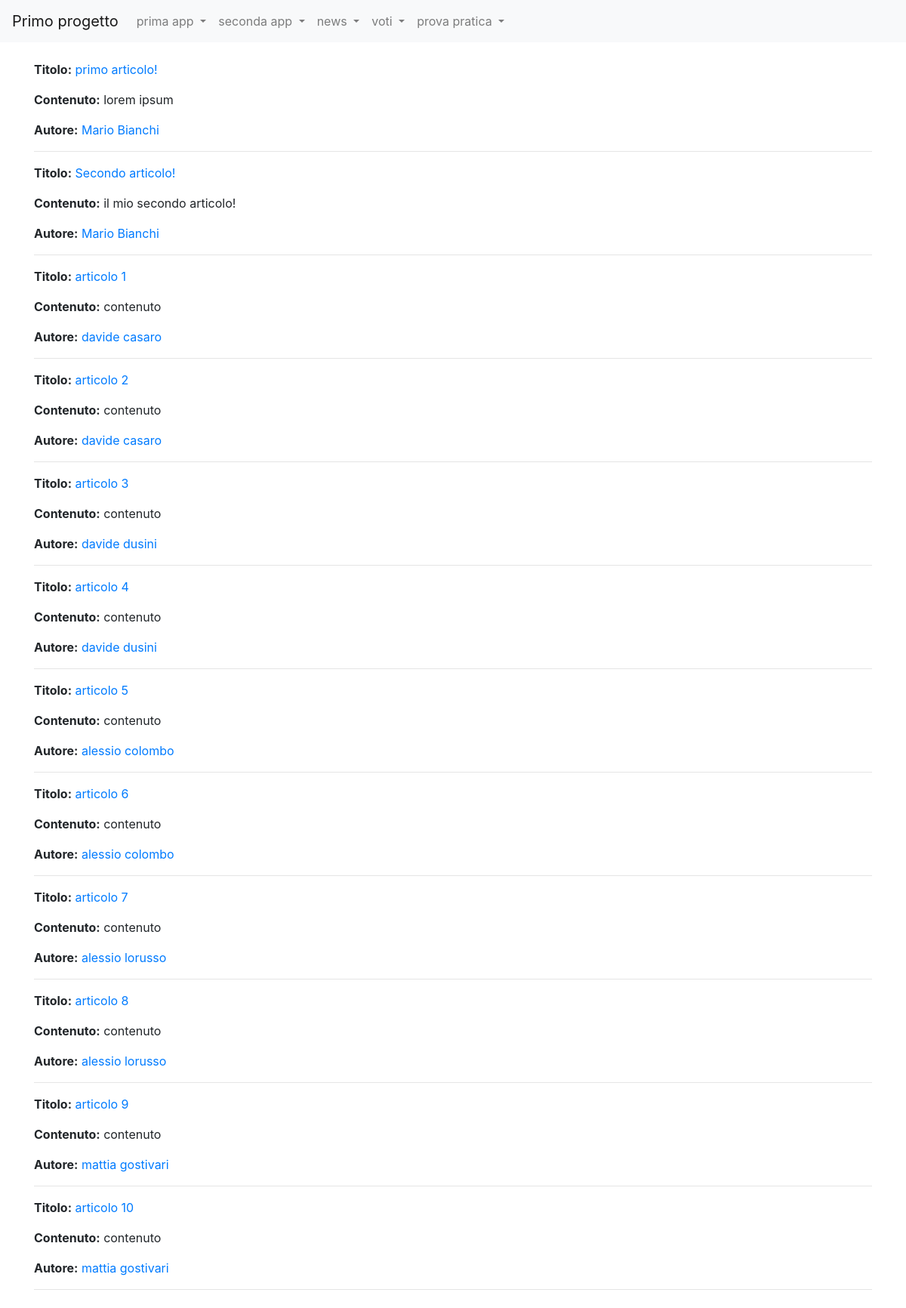
/news/lista_articoli/, run on the app's committed database.
### news/models.py (models this page shows, shortened)
class Articolo(models.Model):
    titolo=models.CharField(max_length=100)
    contenuto=models.TextField()
    giornalista=models.ForeignKey(Giornalista, on_delete=models.CASCADE, related_name="articoli")
    data=models.DateField(auto_now=True,blank=True)
    visualizzazioni=models.IntegerField(default=0,blank=True)
    class Meta:
        verbose_name="Articolo"
        verbose_name_plural="Articoli"

class Giornalista(models.Model):
    nome=models.CharField(max_length=20)
    cognome=models.CharField(max_length=20)
    anno_di_nascita=models.DateField(blank=True)
    def __str__(self):
        return self.nome+" "+self.cognome
    class Meta:
        verbose_name="Giornalista"
        verbose_name_plural="Giornalisti"

### news/views.py (the view)
# urls.py: path("lista_articoli/",listaArticoli,name="lista_articoli"),
def listaArticoli(request, pk=None):
    if(pk==None):
        articoli=Articolo.objects.all()
    else:
        articoli=Articolo.objects.filter(giornalista_id=pk)
    context={
        'articoli': articoli,
    }
    return render(request,'lista_articoli.html',context)

### news/templates/lista_articoli.html (shortened to what this page needs)
{%extends 'base.html'%}
{%block content%}
    {% for articolo in articoli %}
        <p><strong>Titolo:</strong>
            <a href="/news/articoli/{{articolo.id}}">{{articolo.titolo}}</a>
        </p>
        <p><strong>Contenuto:</strong>
            {{ articolo.contenuto }}
        </p>
        <p><strong>Autore:</strong>
            <a href={% url 'news:giornalisti_detail' articolo.giornalista.id %}>{{articolo.giornalista}}</a>
        </p>
        <hr>
    {% endfor %}
{%endblock content%}

### data on the page
Articolo: titolo "primo articolo!", contenuto "lorem ipsum", giornalista "Mario Bianchi"
Articolo: titolo "Secondo articolo!", contenuto "il mio secondo articolo!", giornalista "Mario Bianchi"
Articolo: titolo "articolo 1", contenuto "contenuto", giornalista "davide casaro"
Articolo: titolo "articolo 2", contenuto "contenuto", giornalista "davide casaro"
Articolo: titolo "articolo 3", contenuto "contenuto", giornalista "davide dusini"
Articolo: titolo "articolo 4", contenuto "contenuto", giornalista "davide dusini"
Articolo: titolo "articolo 5", contenuto "contenuto", giornalista "alessio colombo"
Articolo: titolo "articolo 6", contenuto "contenuto", giornalista "alessio colombo"
Articolo: titolo "articolo 7", contenuto "contenuto", giornalista "alessio lorusso"
Articolo: titolo "articolo 8", contenuto "contenuto", giornalista "alessio lorusso"
Articolo: titolo "articolo 9", contenuto "contenuto", giornalista "mattia gostivari"
Articolo: titolo "articolo 10", contenuto "contenuto", giornalista "mattia gostivari"
